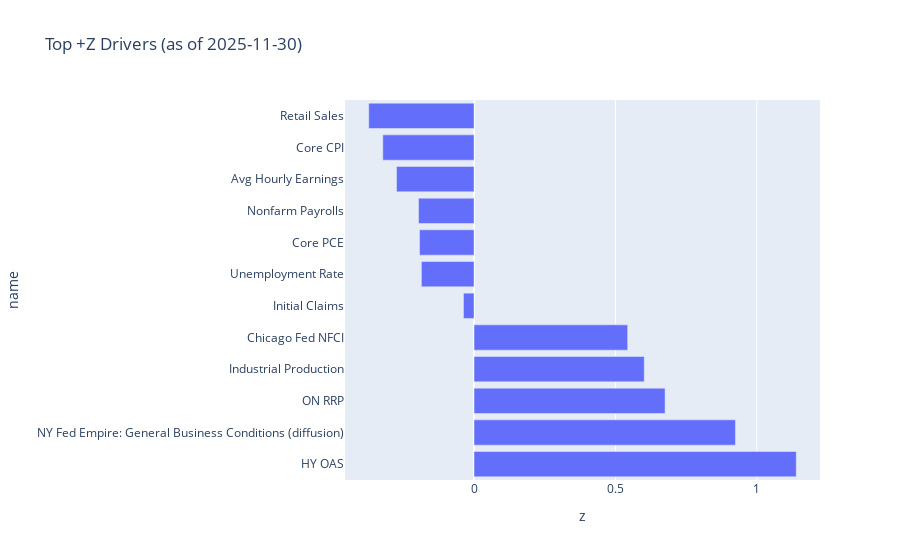
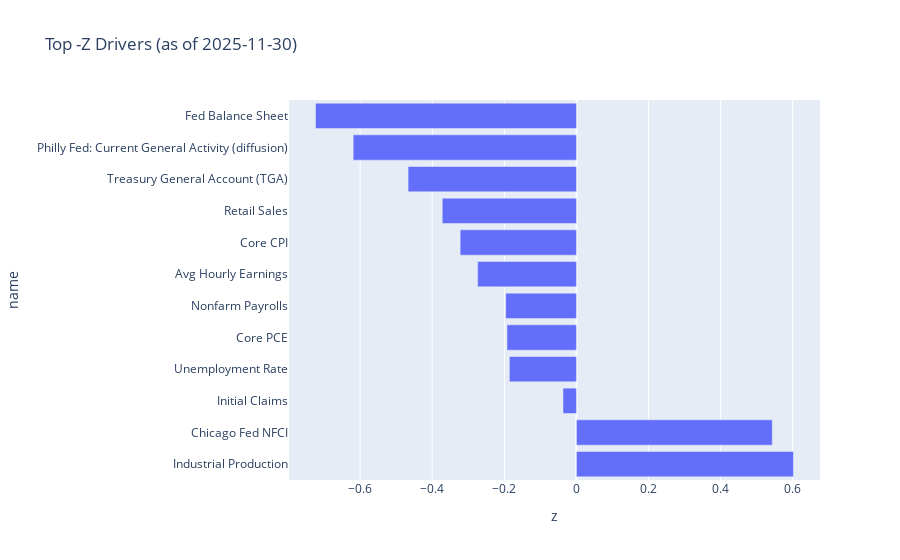

The notebook cell saved with these charts, in order:
### Code cell
import plotly.express as px

last = zscores.dropna(how="all").index[-1]

drivers = (
    zscores.loc[last].dropna()
    .rename("z").to_frame()
    .assign(name=lambda d: d.index.map(lambda c: FRED.get(c, c)))
    .sort_values("z", ascending=False)
    .reset_index().rename(columns={"index":"code"})
)

fig = px.bar(drivers.head(12), x="z", y="name", orientation="h",
             title=f"Top +Z Drivers (as of {last.date()})")
fig.show()

fig = px.bar(drivers.tail(12), x="z", y="name", orientation="h",
             title=f"Top -Z Drivers (as of {last.date()})")
fig.show()

### Figure 1 — Plotly figure (JSON) as saved in the notebook; plotly's stock layout.template omitted (floating-point values rounded to 4 significant figures)
{"data": [{"hovertemplate": "z=%{x}<br>name=%{y}<extra></extra>", "legendgroup": "", "marker": {"color": "#636efa", "pattern": {"shape": ""}}, "name": "", "orientation": "h", "showlegend": false, "textposition": "auto", "type": "bar", "x": [1.14, 0.9246, 0.6756, 0.602, 0.5433, -0.03732, -0.1861, -0.1927, -0.1963, -0.274, -0.3226, -0.3723], "xaxis": "x", "y": ["HY OAS", "NY Fed Empire: General Business Conditions (diffusion)", "ON RRP", "Industrial Production", "Chicago Fed NFCI", "Initial Claims", "Unemployment Rate", "Core PCE", "Nonfarm Payrolls", "Avg Hourly Earnings", "Core CPI", "Retail Sales"], "yaxis": "y"}], "layout": {"barmode": "relative", "legend": {"tracegroupgap": 0}, "title": {"text": "Top +Z Drivers (as of 2025-11-30)"}, "xaxis": {"anchor": "y", "domain": [0, 1], "title": {"text": "z"}}, "yaxis": {"anchor": "x", "domain": [0, 1], "title": {"text": "name"}}}}

### Figure 2 — Plotly figure (JSON) as saved in the notebook; plotly's stock layout.template omitted (floating-point values rounded to 4 significant figures)
{"data": [{"hovertemplate": "z=%{x}<br>name=%{y}<extra></extra>", "legendgroup": "", "marker": {"color": "#636efa", "pattern": {"shape": ""}}, "name": "", "orientation": "h", "showlegend": false, "textposition": "auto", "type": "bar", "x": [0.602, 0.5433, -0.03732, -0.1861, -0.1927, -0.1963, -0.274, -0.3226, -0.3723, -0.4671, -0.6194, -0.7238], "xaxis": "x", "y": ["Industrial Production", "Chicago Fed NFCI", "Initial Claims", "Unemployment Rate", "Core PCE", "Nonfarm Payrolls", "Avg Hourly Earnings", "Core CPI", "Retail Sales", "Treasury General Account (TGA)", "Philly Fed: Current General Activity (diffusion)", "Fed Balance Sheet"], "yaxis": "y"}], "layout": {"barmode": "relative", "legend": {"tracegroupgap": 0}, "title": {"text": "Top -Z Drivers (as of 2025-11-30)"}, "xaxis": {"anchor": "y", "domain": [0, 1], "title": {"text": "z"}}, "yaxis": {"anchor": "x", "domain": [0, 1], "title": {"text": "name"}}}}
